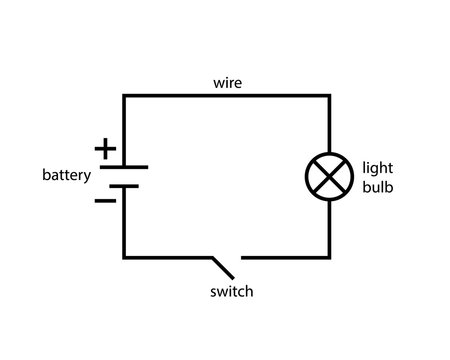
#> input picture Project/circuitimg.jpg, 450 x 360 px
$ python prob_hough_doc.py Project/circuitimg.jpg
#> lines starting #> are read from the running program, lines starting #| are printed output that depends on the picture; after the words box and inside, x2 and y2 are one past the last pixel; in counts of white or black regions, pixels touching at a corner belong together
import sys
import cv2 as cv
import numpy as np
from sklearn.cluster import DBSCAN

def detect_nodes(lines):
    intersections = []
    for i in range(len(lines)):
        for j in range(i + 1, len(lines)):
            x1, y1, x2, y2 = lines[i][0]
            x3, y3, x4, y4 = lines[j][0]
            denominator = ((y4 - y3) * (x2 - x1)) - ((x4 - x3) * (y2 - y1))
            if denominator != 0:  # Checking if lines are not almost parallel
                intersection = [((x4 - x3) * (x2 * y1 - x1 * y2) - (x2 - x1) * (x4 * y3 - x3 * y4)) / denominator,
                                ((y1 - y2) * (x4 * y3 - x3 * y4) - (y3 - y4) * (x2 * y1 - x1 * y2)) / denominator]
                if 0 <= intersection[0] < 1000 and 0 <= intersection[1] < 1000:
                    intersections.append([int(intersection[0]), int(intersection[1])])

    return np.array(intersections) if intersections else None

def find_significant_nodes(nodes):
    clustering = DBSCAN(eps=10, min_samples=2).fit(nodes)
    labels = clustering.labels_
    unique_labels = set(labels)

    significant_nodes = []
    for label in unique_labels:
        if label != -1:  # Excluding noise points
            cluster = nodes[labels == label]
            significant_node = np.mean(cluster, axis=0)
            significant_nodes.append(significant_node)

    return significant_nodes

def main(argv):
    default_file = "Project/ckt5.jpeg"
    filename = argv[0] if len(argv) > 0 else default_file

    # Loads an image
    src = cv.imread(cv.samples.findFile(filename), cv.IMREAD_GRAYSCALE)
#> src is the input picture: shape (360, 450); min 0, max 255, mean 248

    # Check if image is loaded fine
    if src is None:
        print('Error opening image!')
        print('Usage: hough_lines.py [image_name -- default ' + default_file + '] \n')
        return -1

    # Edge detection
    dst = cv.Canny(src, 50, 200, None, 3)
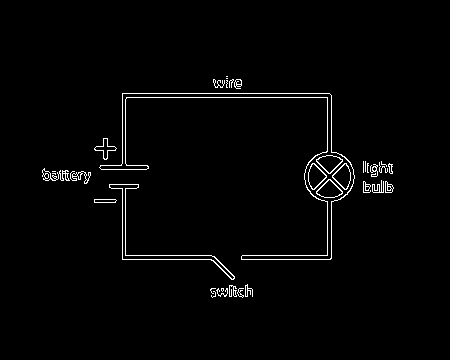
#> dst: shape (360, 450); 1.9% white in thin lines or dots, all inside (x1, y1, x2, y2) = (42, 76, 394, 298)

    # Probabilistic Hough Line Transform
    lines = cv.HoughLinesP(dst, 1, np.pi / 180, 100, minLineLength=50, maxLineGap=10)
#> lines = [[122, 97, 331, 97], [122, 93, 329, 93], [122, 255, 211, 255], [241, 259, 330, 259], [122, 259, 122, 184], [125, 169, 125, 99], [331, 155, 331, 95], [327, 155, 327, 98]]

    # Draw the lines
    if lines is not None:
        for line in lines:
            x1, y1, x2, y2 = line[0]
            cv.line(src, (x1, y1), (x2, y2), (0, 0, 255), 3, cv.LINE_AA)
#> this loop made 8 passes
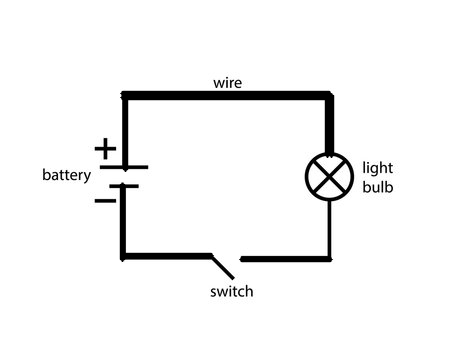
#> src: shape (360, 450); 2.84% of pixels changed, all inside (x1, y1, x2, y2) = (119, 90, 335, 263)

    # Show only the lines for verification
    cv.imshow("Detected Lines", src)

    # Detect nodes
    if lines is not None:
        src_color = cv.cvtColor(src, cv.COLOR_GRAY2BGR)
        nodes = detect_nodes(lines)
#> the loop in detect_nodes, `for i in range(len(lines)):` made 8 passes
#> after the loop in detect_nodes, `for i in range(len(lines)):`: intersections = [[122, 97], [125, 97], [331, 97], [327, 97], [122, 93], [125, 93], [331, 93], [327, 93], [122, 255], [125, 255], [331, 255], [327, 255], [122, 259], [125, 259], [331, 259], [327, 259]]
#> nodes = 16 rows, first 8: [122, 97], [125, 97], [331, 97], [327, 97], [122, 93], [125, 93], [331, 93], [327, 93]
        if nodes is not None:
            significant_nodes = find_significant_nodes(nodes)
#> in find_significant_nodes, `labels = clustering.labels_`: labels = [0, 0, 1, 1, 0, 0, 1, 1, 2, 2, 3, 3, 2, 2, 3, 3]
#> in find_significant_nodes, `unique_labels = set(labels)`: unique_labels = 4 items
#> the loop in find_significant_nodes, `for label in unique_labels:` made 4 passes
#> (cluster, significant_node) on passes 1 to 4: ([[122, 97], [125, 97], [122, 93], [125, 93]], [123.5, 95]), ([[331, 97], [327, 97], [331, 93], [327, 93]], [329, 95]), ([[122, 255], [125, 255], [122, 259], [125, 259]], [123.5, 257]), ([[331, 255], [327, 255], [331, 259], [327, 259]], [329, 257])
#> after the loop in find_significant_nodes, `for label in unique_labels:`: significant_nodes = [[123.5, 95], [329, 95], [123.5, 257], [329, 257]]
#> significant_nodes = [[123.5, 95], [329, 95], [123.5, 257], [329, 257]]
            for point in significant_nodes:
                cv.circle(src_color, (int(point[0]), int(point[1])), 5, (0, 0, 255), -1)
                # Print coordinates of significant nodes
                print(f"Significant Node at: ({int(point[0])}, {int(point[1])})")
#> this loop made 4 passes
#| Significant Node at: (123, 95)
#| Significant Node at: (329, 95)
#| Significant Node at: (123, 257)
#| Significant Node at: (329, 257)
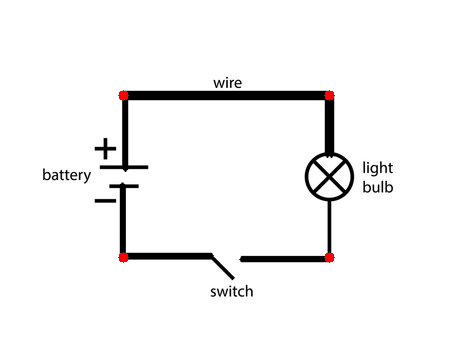
#> src_color: shape (360, 450, 3); mean B, G, R 244.1, 244.1, 244.6

    # Show results
    cv.imshow("Detected Lines and Node Points", src_color)

    # Wait and Exit
    cv.waitKey()
    return 0

if __name__ == "__main__":
    main(sys.argv[1:])

$ run again, on Project/ckt3.jpg
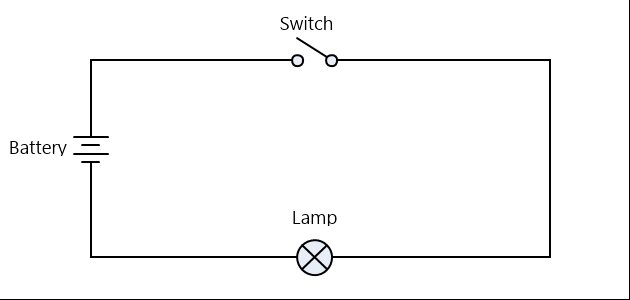
#> input picture Project/ckt3.jpg, 630 x 300 px
#> in main, `dst = cv.Canny(src, 50, 200, None, 3)`:
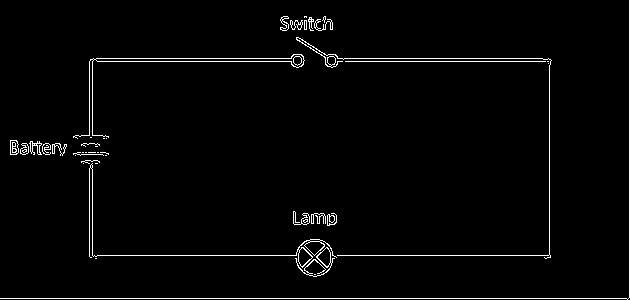
#> dst: shape (300, 630); 2.2% white in thin lines or dots
#> lines = [[0, 298, 628, 298], [325, 58, 548, 58], [89, 255, 298, 255], [89, 61, 303, 61], [629, 297, 629, 0], [549, 257, 549, 59], [92, 254, 92, 59], [89, 256, 89, 62], [225, 58, 281, 58]]
#> the loop in main, `for line in lines:` made 9 passes
#> the loop in detect_nodes, `for i in range(len(lines)):` made 9 passes
#> after the loop in detect_nodes, `for i in range(len(lines)):`: intersections = [[629, 298], [549, 298], [92, 298], [89, 298], [629, 58], [549, 58], [92, 58], [89, 58], [629, 255], [549, 255], [92, 255], [89, 255], [629, 61], [549, 61], [92, 61], [89, 61], [629, 58], [549, 58], [92, 58], [89, 58]]
#> nodes = 20 rows, first 8: [629, 298], [549, 298], [92, 298], [89, 298], [629, 58], [549, 58], [92, 58], [89, 58]
#> labels = 20 values, max 4 at index 10, min -1 at index 0, mean 1.55
#> unique_labels = 6 items
#> the loop in find_significant_nodes, `for label in unique_labels:` made 6 passes
#> (cluster, significant_node) on passes 1, 2, 3, 5: ([[92, 298], [89, 298]], [90.5, 298]), ([[629, 58], [629, 61], [629, 58]], [629, 59]), ([[549, 58], [549, 61], [549, 58]], [549, 59]), ([[92, 255], [89, 255]], [90.5, 255])
#> after the loop in find_significant_nodes, `for label in unique_labels:`: significant_nodes = [[90.5, 298], [629, 59], [549, 59], [90.5, 59], [90.5, 255]]
#> the loop in main, `for point in significant_nodes:` made 5 passes
#> (printed output is left out)
#> after the loop in main, `for point in significant_nodes:`:
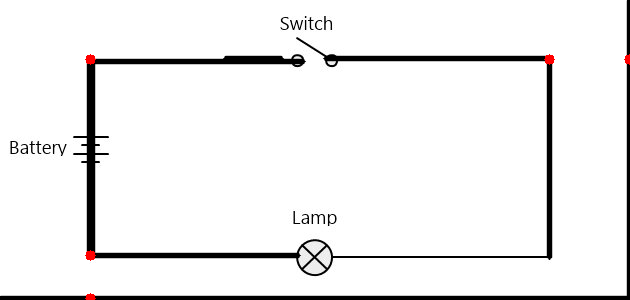
#> src_color: shape (300, 630, 3); mean B, G, R 239.1, 239.1, 239.5

$ run again, on Project/ckt4.jpg
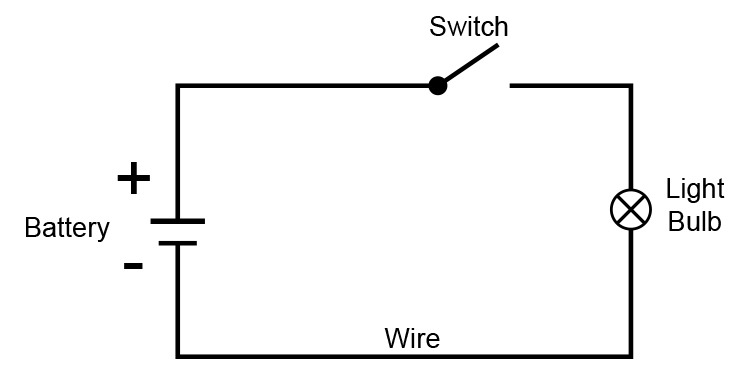
#> input picture Project/ckt4.jpg, 750 x 374 px
#> in main, src is the input picture: shape (374, 750); min 0, max 255, mean 245.7
#> in main, `dst = cv.Canny(src, 50, 200, None, 3)`:
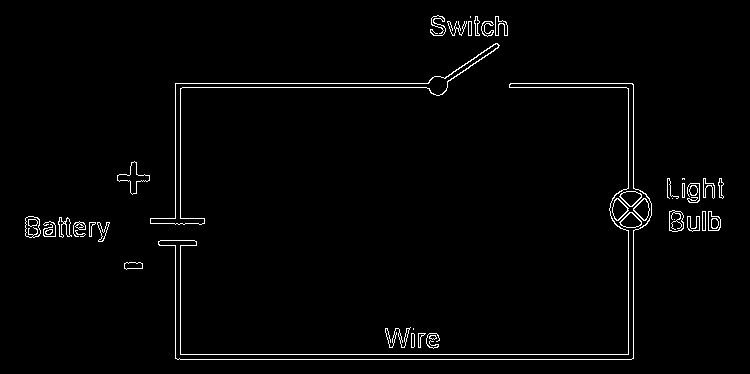
#> dst: shape (374, 750); 2% white in thin lines or dots, all inside (x1, y1, x2, y2) = (25, 15, 724, 360)
#> lines = [[177, 359, 631, 359], [175, 354, 633, 354], [175, 87, 426, 87], [175, 83, 428, 83], [175, 358, 175, 240], [628, 353, 628, 227], [180, 223, 180, 88], [633, 191, 633, 84]]
#> the loop in main, `for line in lines:` made 8 passes
#> the loop in detect_nodes, `for i in range(len(lines)):` made 8 passes
#> after the loop in detect_nodes, `for i in range(len(lines)):`: intersections = [[175, 359], [628, 359], [180, 359], [633, 359], [175, 354], [628, 354], [180, 354], [633, 354], [175, 87], [628, 87], [180, 87], [633, 87], [175, 83], [628, 83], [180, 83], [633, 83]]
#> nodes = 16 rows, first 8: [175, 359], [628, 359], [180, 359], [633, 359], [175, 354], [628, 354], [180, 354], [633, 354]
#> labels = [0, 1, 0, 1, 0, 1, 0, 1, 2, 3, 2, 3, 2, 3, 2, 3]
#> unique_labels = 4 items
#> the loop in find_significant_nodes, `for label in unique_labels:` made 4 passes
#> (cluster, significant_node) on passes 1 to 4: ([[175, 359], [180, 359], [175, 354], [180, 354]], [177.5, 356.5]), ([[628, 359], [633, 359], [628, 354], [633, 354]], [630.5, 356.5]), ([[175, 87], [180, 87], [175, 83], [180, 83]], [177.5, 85]), ([[628, 87], [633, 87], [628, 83], [633, 83]], [630.5, 85])
#> after the loop in find_significant_nodes, `for label in unique_labels:`: significant_nodes = [[177.5, 356.5], [630.5, 356.5], [177.5, 85], [630.5, 85]]
#> the loop in main, `for point in significant_nodes:` made 4 passes
#> (printed output is left out)
#> after the loop in main, `for point in significant_nodes:`:
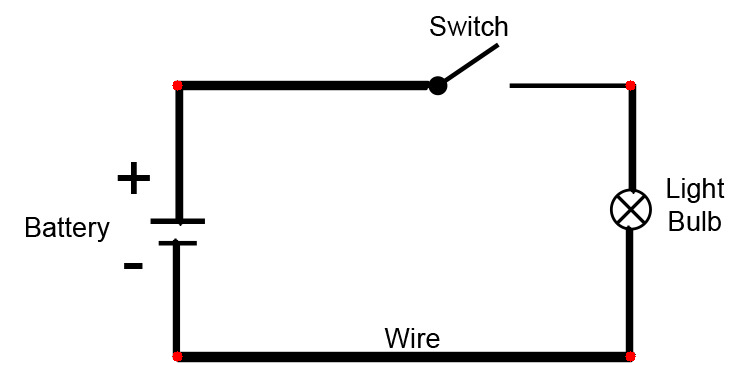
#> src_color: shape (374, 750, 3); mean B, G, R 240.8, 240.8, 241.1
